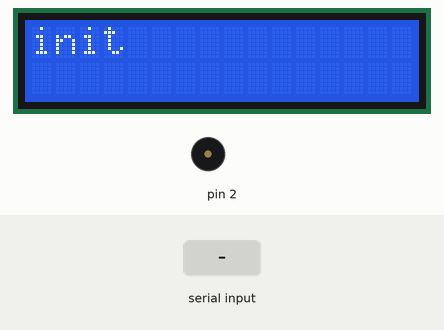
A sketch run on a simulated Arduino Uno, built with avr-gcc and run on an emulated ATmega328P. Shown: 16×2 character LCD, buzzer (waves = sounding). The test bench sets the inputs (shaded band).

Above: at 1.2 s.
1.3 s: "D\n" received over Serial
At 1.9 s:
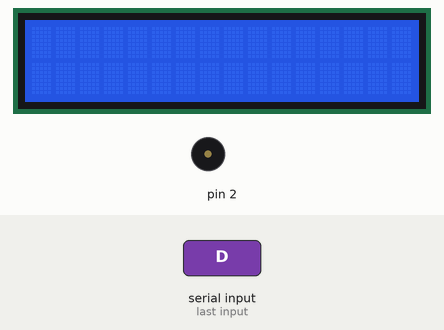
2.9 s: byte 83 ('S') received over Serial
At 3.25 s:
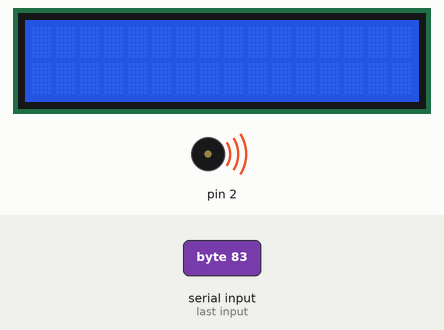
Timing chart, 0 to 5.9 s (numbered marks = the images above; inputs shaded):
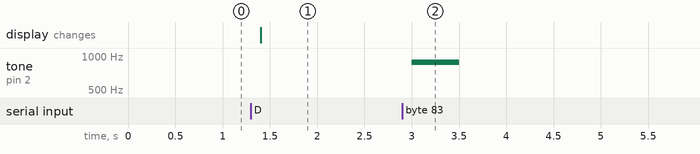

Measured:
- after the input at 1.3 s, the display: changes after 0.10 s (image 1)
- after the input at 2.9 s, tone on pin 2: silent → 880 Hz after 0.10 s, → silent 0.50 s later

The sketch:

lcd_controller.ino
```cpp
#include <LiquidCrystal.h>
#include "pitches.h"

LiquidCrystal lcd(7, 8, 9, 10, 11, 12);

void setup() {
  Serial.begin(9600);
  lcd.begin(16, 2);  // init cols and rows
  lcd.print("init");
}

void loop() {
  if (Serial.available()) {
    delay(100);

    // first char declares what we receive
    char c = Serial.read();
    if (c == 'S') { // SOUND
      c = Serial.read();

      int t = NOTE_A5; // DEFAULT (HOME)
      if (c == 'A') t = NOTE_C5; // AWAY

      tone(2, t, 500);
    } else if (c == 'D') { // DISPLAY
      lcd.clear();
      while (Serial.available() > 0) {
        c = Serial.read();
        if (c == '\n') {
          lcd.setCursor(0, 1); // first col, second line
        } else {
          lcd.write(c);
        }
      }
    }
  }
}
```
